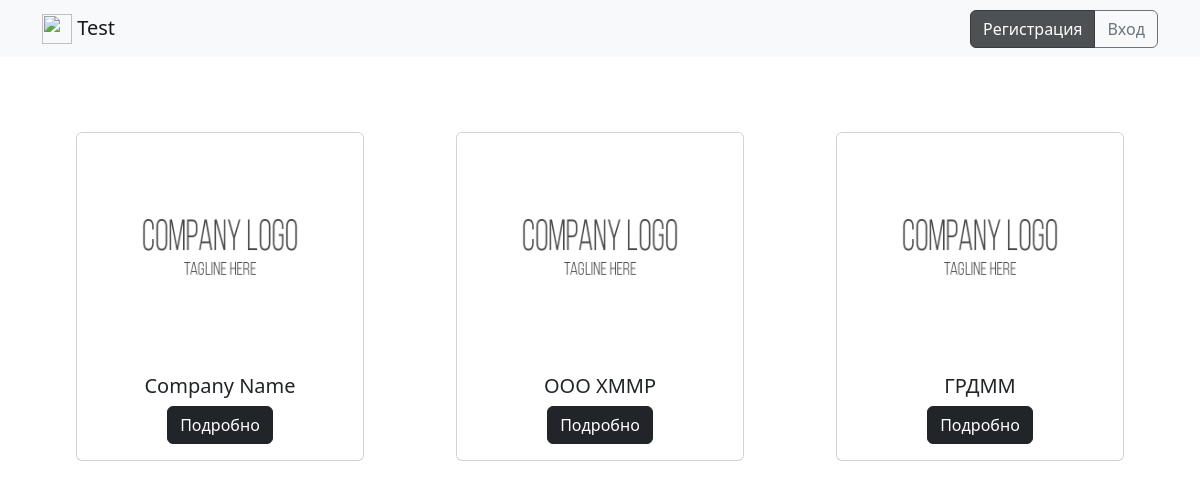
The page / on the database its author committed.
### tables this page shows
CREATE TABLE `t_company` (
  `co_id` int(11) NOT NULL,
  `co_name` varchar(50) NOT NULL,
  `co_inn` varchar(30) NOT NULL,
  `co_gendir` varchar(40) NOT NULL,
  `co_addr` varchar(100) NOT NULL,
  `co_tel` varchar(50) NOT NULL,
  `co_desc` varchar(255) NOT NULL,
  `co_logo` varchar(25) NOT NULL DEFAULT 'default.png',
  `log_adduser` varchar(40) NOT NULL
);

### public_html/index.php (the view, shortened to what this page needs)
<?php
require_once ('func/tunel.php');
?>
<!DOCTYPE html>
<html lang="ru">
<head>
    <link href="https://cdn.jsdelivr.net/npm/bootstrap@5.2.0-beta1/dist/css/bootstrap.min.css" rel="stylesheet">
    <link rel="stylesheet" href="/css/style.css">
</head>
<body>
    <header>
        <nav class="navbar navbar-expand-lg bg-light">
            <div class="container-xl">
                <a class="navbar-brand" href="/">
                    <img src="https://pixy.org/src2/575/5754102.jpg" alt="" width="30" height="30" class="d-inline-block align-text-top">
                    Test
                </a>
              <div class="collapse navbar-collapse" id="navbarSupportedContent">
                <ul class="navbar-nav me-auto mb-2 mb-lg-0">
                  <li class="nav-item">
                    <a class="nav-link"></a>
                  </li>
                </ul>
				<?php
				if (isset($_SESSION['u_id'])){
					echo'<div class="row justify-content-end">
							<div class="col-xl-6">
							  <a href="" class="dip" aria-current="page"><label>Компании</label></a>
							</div>
							<div class="col-xl-6">
							  <a href="/profile/'.$_SESSION['u_id'].'" class=""><label>'.$_SESSION['login'].'</label></a>
							</div>
						 </div>
					';
				}else{
					echo'<div class="btn-group">
							<a href="/new" class="btn btn-dark active" aria-current="page">Регистрация</a>
							<a href="/login" class="btn btn-outline-secondary">Вход</a>
						</div>
					';
				}
				?>
              </div>
            </div>
          </nav>
    </header>
    <main>
        <section>
        </section>
        <section>
            <div class="container text-center">
                <div class="row">
				<?php
				$prob = mysqli_query($link, "SELECT 1 FROM `t_company` WHERE co_id>'0'");
				$loi = mysqli_fetch_array($prob);
				if($loi){
				$query = mysqli_query($link, "SELECT * FROM `t_company` ORDER BY co_id");
				while($row = mysqli_fetch_array($query)){
					$id = $row['co_id'];
					$name =$row['co_name'];
					$logo = $row['co_logo'];
					echo'
					<div class="col">
                        <div class="card" style="width: 18rem;">
                            <img src="/imgs/'.$logo.'" class="card-img-top" alt="'.$name.'">
                            <div class="card-body">
                              <h5 class="card-title">'.$name.'</h5>
                              <p class="card-text">
								<a href="/company/'.$id.'" class="btn btn-dark">Подробно</a>
							  </p>
                            </div>
                          </div>
                    </div>
					';
				}
				}
				?>
                  </div>
              </div>
        </section>
    </main>
</body>
</html>

### public_html/css/style.css (style rules this page uses)
section { padding:25px 0px; }
.col { margin-bottom:10px; }
.card { margin:auto; }

### rows shown on the page
t_company: co_logo (placeholder picture), co_name "Company Name"
t_company: co_logo (placeholder picture), co_name "ООО ХММР"
t_company: co_logo (placeholder picture), co_name "ГРДММ"
